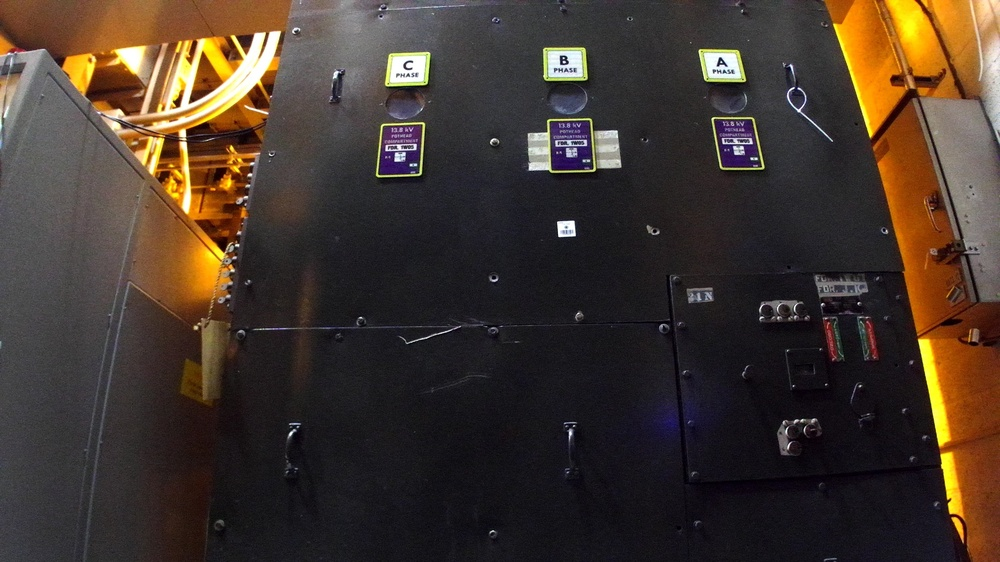
#> input picture images/tilted.jpg, 1000 x 562 px, shrunk from 2208 x 1242 before the run, found by its file name
$ python tilted.py
#> lines starting #> are read from the running program, lines starting #| are printed output that depends on the picture; after the words box and inside, x2 and y2 are one past the last pixel; in counts of white or black regions, pixels touching at a corner belong together; long printed decimals are rounded
#!/usr/bin/env python3
# -*- coding: utf-8 -*-
"""
Created on Fri Nov 12 09:04:10 2021

@author: shalu
"""

import numpy as np
import cv2
import math
from scipy import ndimage
import matplotlib.pyplot as plt

def plt_imshow(title, image):
	# convert the image frame BGR to RGB color space and display it
    #plt.figure()
    image = cv2.cvtColor(image, cv2.COLOR_BGR2RGB)
    plt.imshow(image)
    plt.title(title)
    plt.grid(False)
    plt.show()

def auto_canny(image, sigma=0.33):
	# compute the median of the single channel pixel intensities
	v = np.median(image)

	# apply automatic Canny edge detection using the computed median
	lower = int(max(0, (1.0 - sigma) * v))
	upper = int(min(255, (1.0 + sigma) * v))
	edged = cv2.Canny(image, lower, upper)

	# return the edged image
	return edged

img_before =  cv2.imread("/home/shalu/catkin_ws/src/character_recognition/images/tilted.jpg")
#> img_before is the input picture: shape (562, 1000, 3); mean B, G, R 46.1, 54.6, 67.1
plt_imshow("Original", img_before)


img_gray = cv2.cvtColor(img_before, cv2.COLOR_BGR2GRAY)
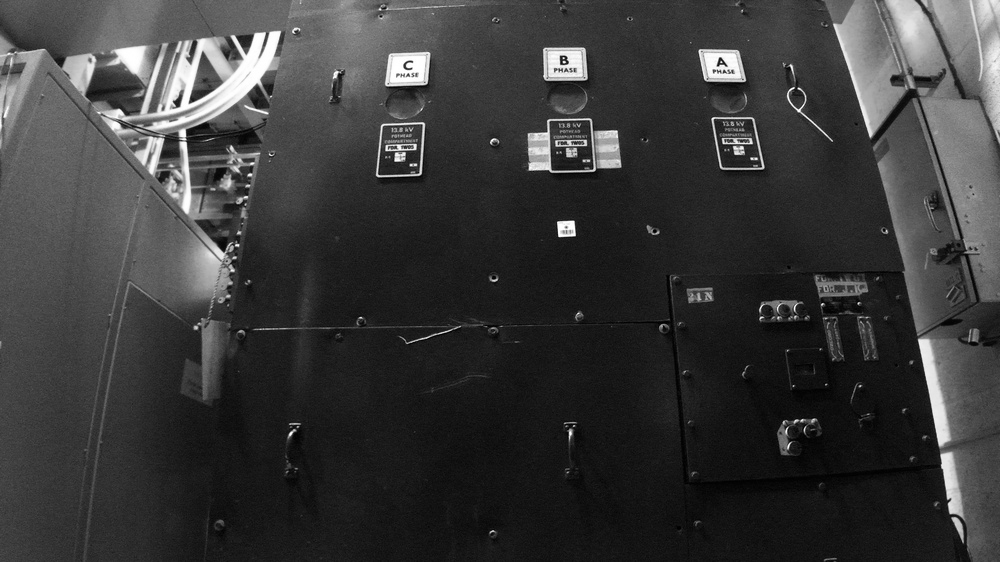
#> img_gray: shape (562, 1000); min 0, max 255, mean 57.4
img_edges = cv2.Canny(img_gray, 100, 100, apertureSize=3)
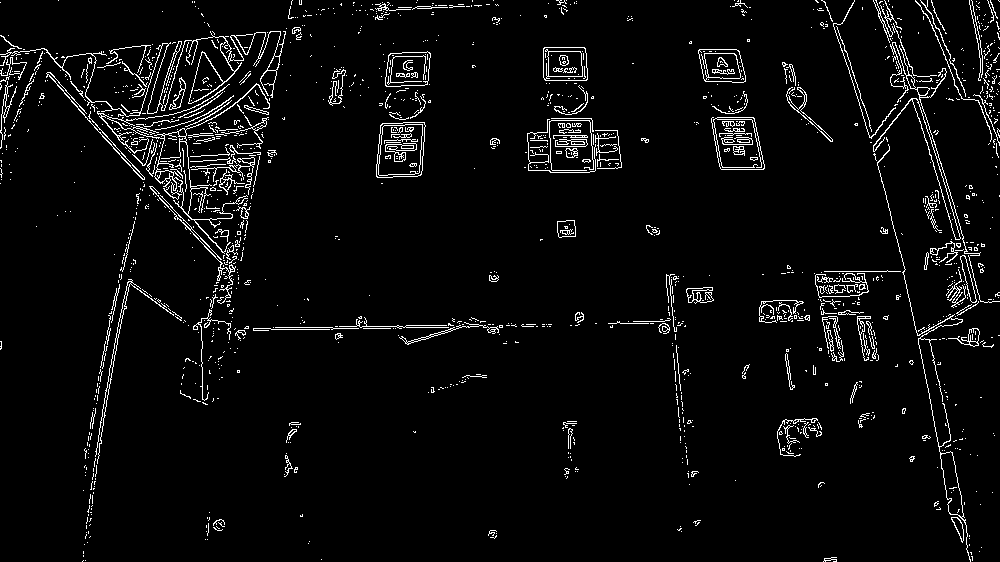
#> img_edges: shape (562, 1000); 4.3% white in thin lines or dots

plt_imshow("Edged",img_edges)
#> in plt_imshow (call 2), `image = cv2.cvtColor(image, cv2.COLOR_BGR2RGB)`: image: shape (562, 1000, 3); 4.3% white in thin lines or dots

lines = cv2.HoughLinesP(img_edges, 1, math.pi / 180.0, 100, minLineLength=100, maxLineGap=5)
#> lines = [[341, 328, 487, 326], [46, 73, 142, 179], [914, 105, 961, 256], [92, 497, 117, 338], [913, 316, 941, 460], [100, 377, 130, 236], [916, 89, 955, 209], [102, 411, 127, 282], [262, 132, 286, 28], [668, 275, 682, 409], [86, 526, 100, 421], [100, 367, 126, 244]]
#print(lines)
angles = []

for [[x1, y1, x2, y2]] in lines:
    cv2.line(img_before, (x1, y1), (x2, y2), (255, 0, 0), 3)
    angle = math.degrees(math.atan2(y2 - y1, x2 - x1))
    angles.append(angle)
#> this loop made 12 passes
#> (x1, y1, x2, y2, angle) on passes 1 to 12: (341, 328, 487, 326, -0.785), (46, 73, 142, 179, 47.83), (914, 105, 961, 256, 72.71), (92, 497, 117, 338, -81.06), (913, 316, 941, 460, 79), (100, 377, 130, 236, -77.99), (916, 89, 955, 209, 72), (102, 411, 127, 282, -79.03), (262, 132, 286, 28, -77.01), (668, 275, 682, 409, 84.04), (86, 526, 100, 421, -82.41), (100, 367, 126, 244, -78.06)
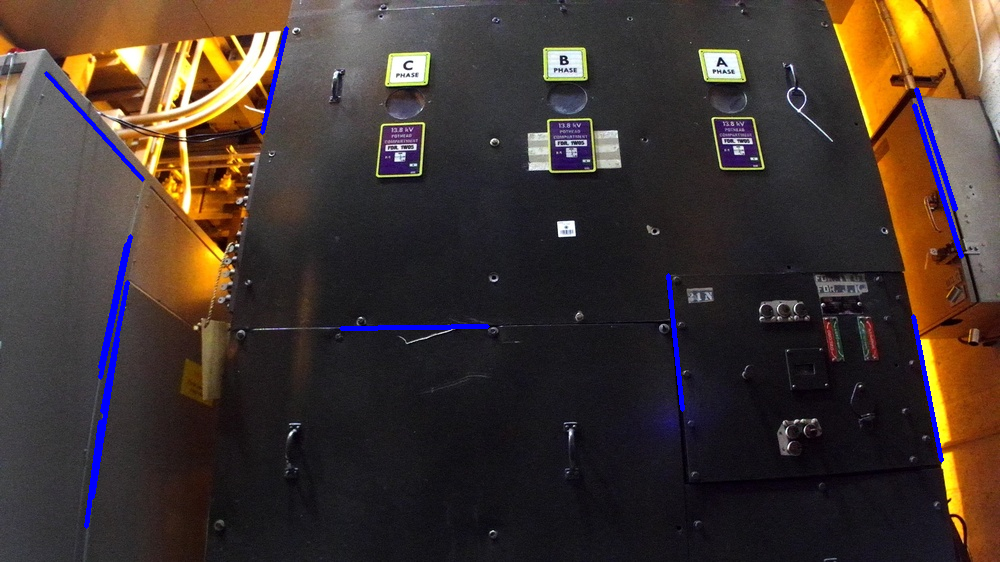
#> img_before: shape (562, 1000, 3); 1.32% of pixels changed, all inside (x1, y1, x2, y2) = (44, 26, 964, 529)
#> after the loop, angles = [-0.785, 47.83, 72.71, -81.06, 79, -77.99, 72, -79.03, -77.01, 84.04, -82.41, -78.06]


plt_imshow("Detected lines", img_before)

median_angle = np.median(angles)
#> median_angle = -38.9
img_rotated = ndimage.rotate(img_before, median_angle)
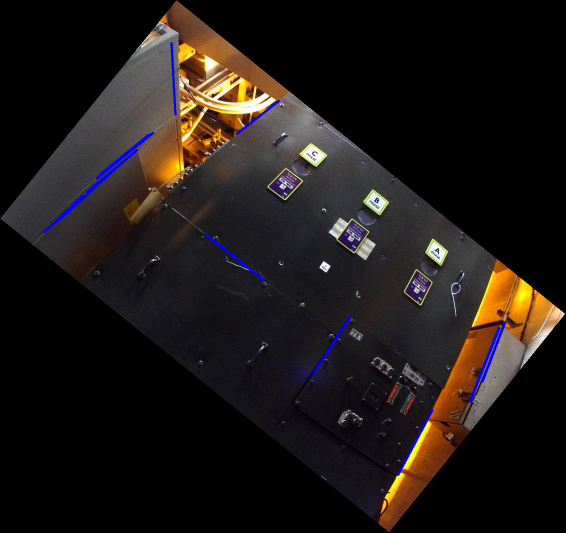
#> img_rotated: shape (1065, 1131, 3) (shown at 1/2 size); mean B, G, R 22.6, 25, 30.7
plt_imshow("Rotated {} degrees".format(round(median_angle,1)), img_rotated)
print("Angle is: ", median_angle)
#| Angle is:  -38.895
##cv2.imwrite('rotated.jpg', img_rotated)

$ run again, with images/diff_process3_4.jpg copied over images/tilted.jpg
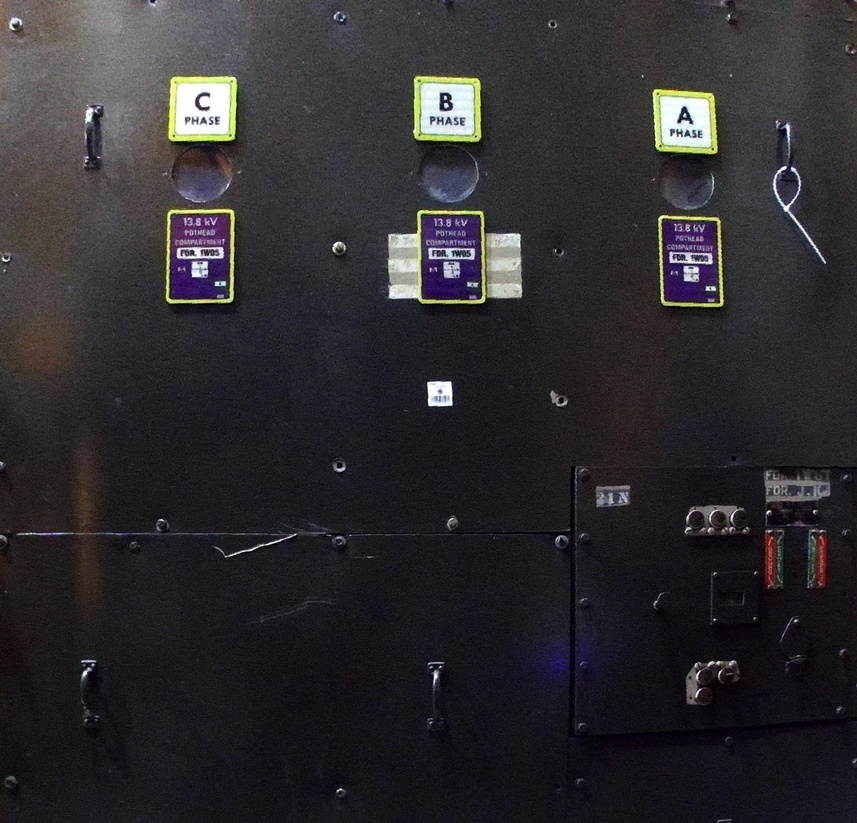
#> input picture images/diff_process3_4.jpg, 857 x 823 px, shrunk from 1294 x 1242 before the run, found by its file name
#> img_before is the input picture: shape (823, 857, 3); mean B, G, R 47.1, 44, 46.2
#> `img_edges = cv2.Canny(img_gray, 100, 100, apertureSize=3)`:
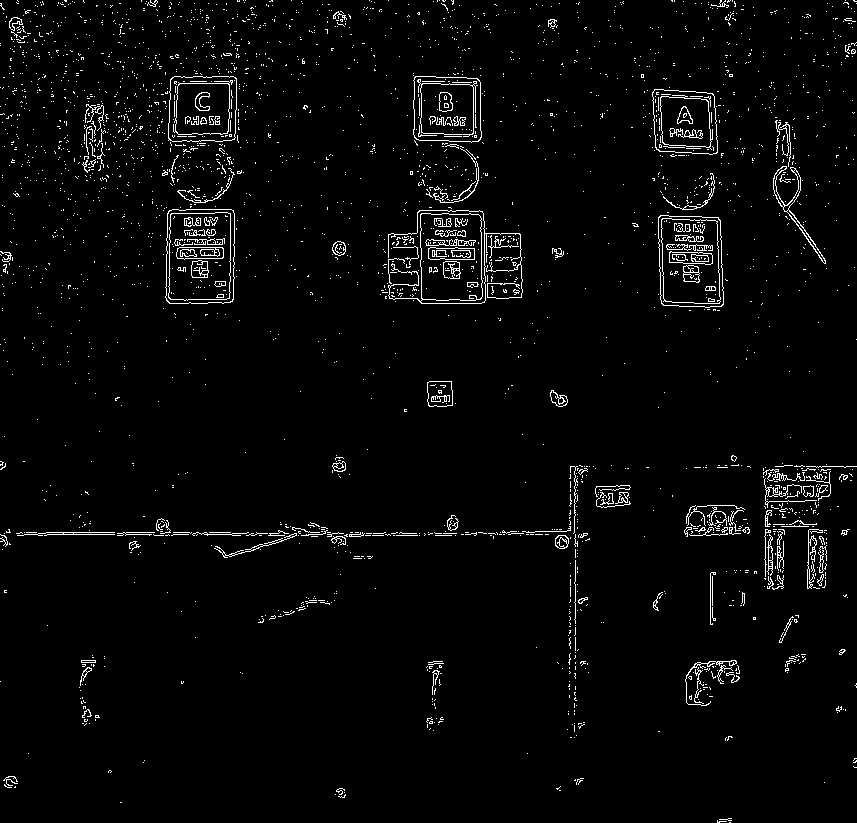
#> img_edges: shape (823, 857); 2.8% white in thin lines or dots
#> image: shape (823, 857, 3); 2.8% white in thin lines or dots
#> lines = [[575, 678, 575, 535]]
#> the loop `for [[x1, y1, x2, y2]] in lines:` made 1 pass
#> (x1, y1, x2, y2, angle) on pass 1: (575, 678, 575, 535, -90)
#> after the loop `for [[x1, y1, x2, y2]] in lines:`: angles = [-90]
#> median_angle = -90
#> `img_rotated = ndimage.rotate(img_before, median_angle)`:
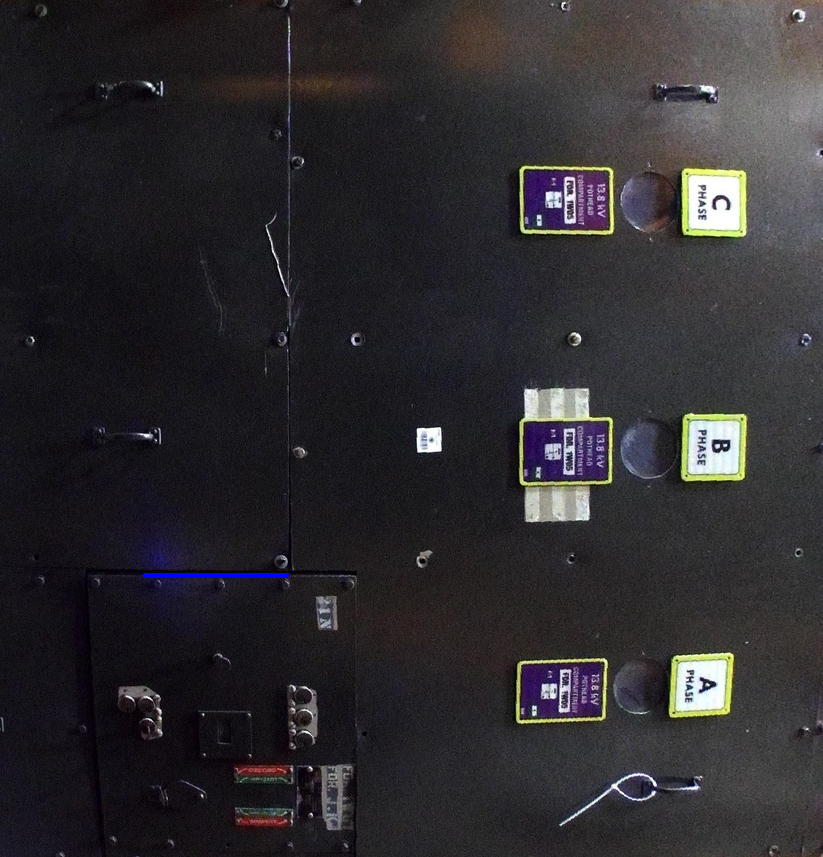
#> img_rotated: shape (857, 823, 3); mean B, G, R 47.3, 44, 46.1
#> image: shape (857, 823, 3)
#| Angle is:  -90.0
